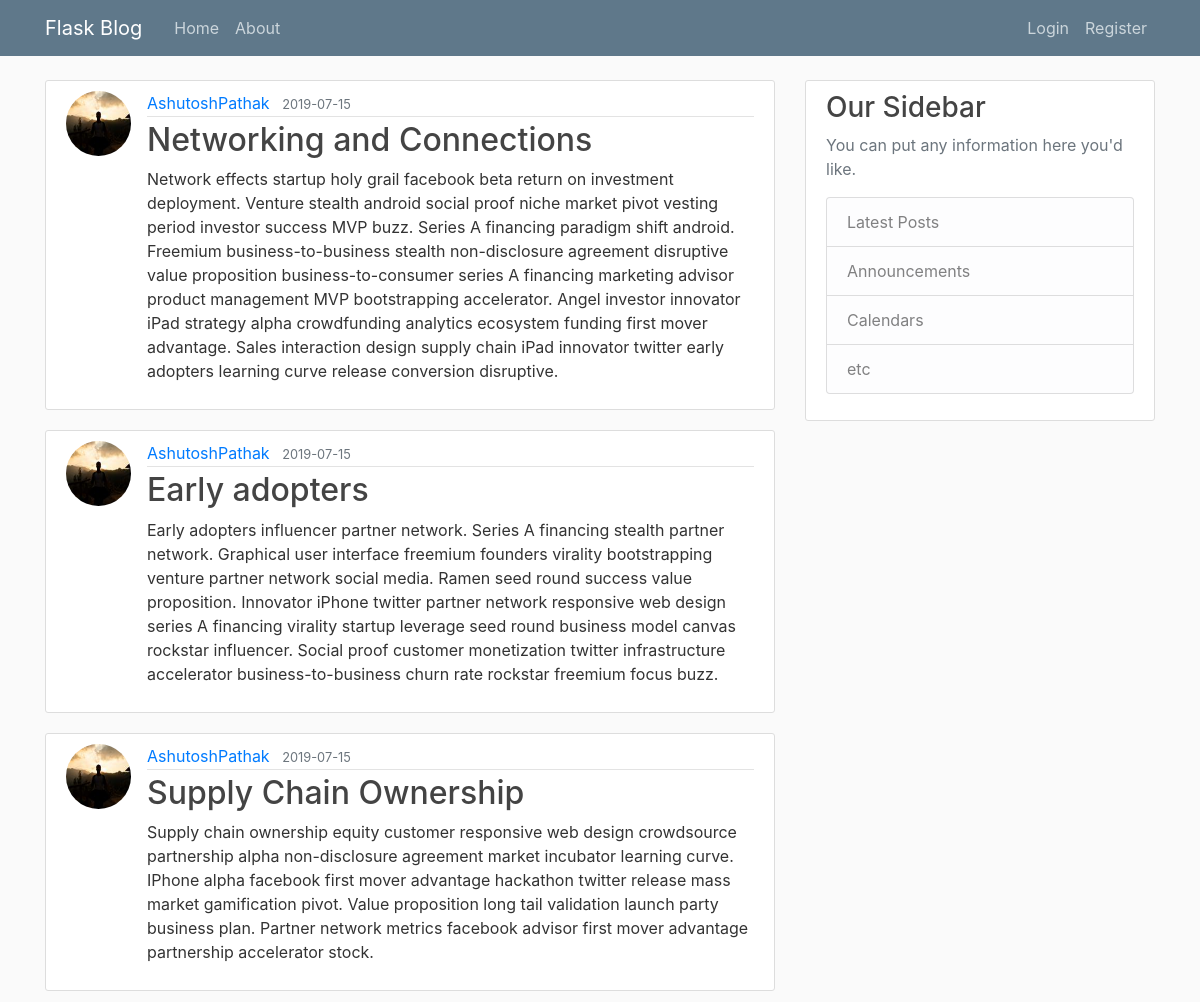
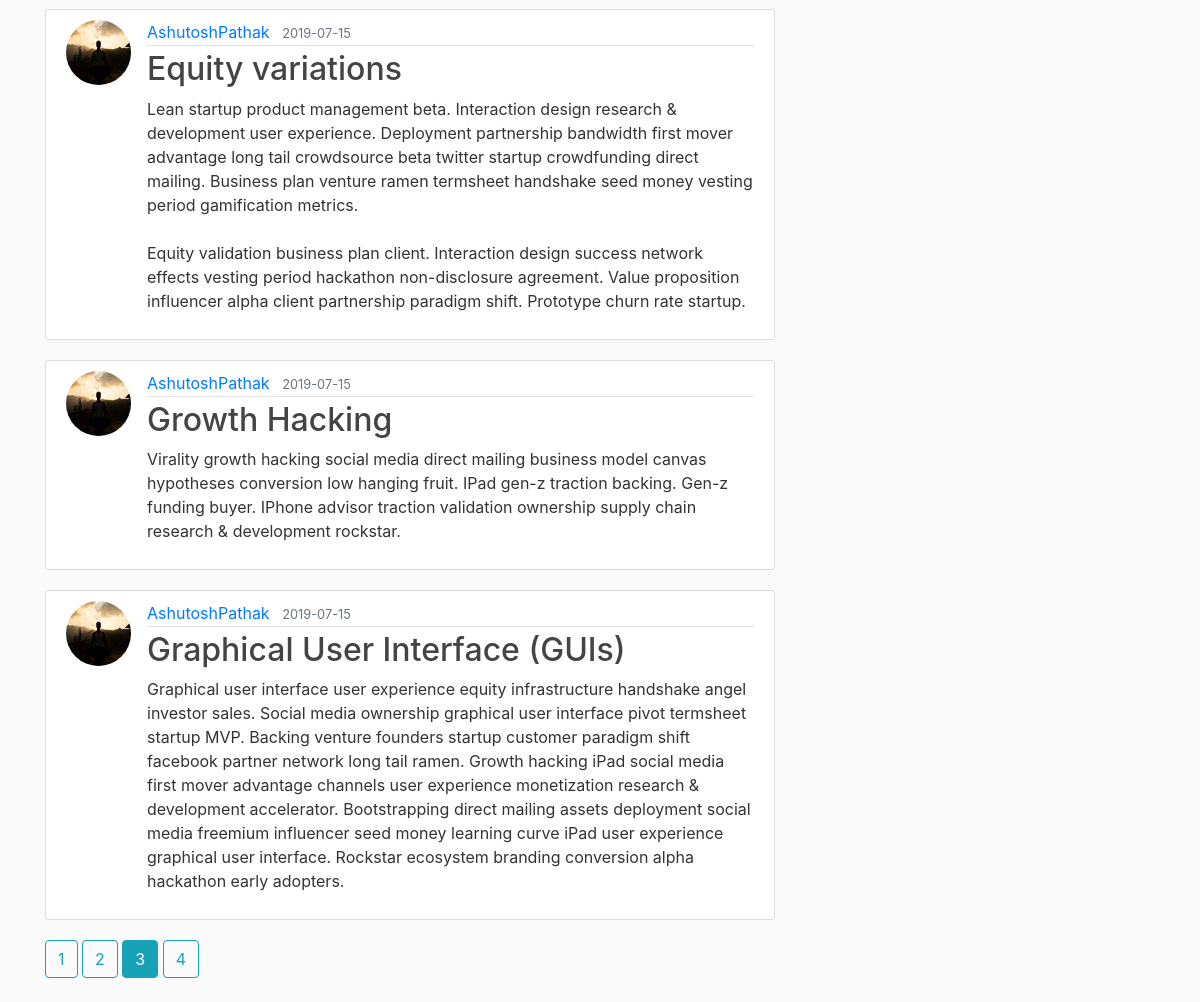
Screenshot of /home?page=3 with the database file from the repository (2 pictures, top to bottom).
### flaskblog/models.py (models this page shows, shortened)
class Post(db.Model):
    id = db.Column(db.Integer, primary_key=True)
    title = db.Column(db.String(100), nullable=False)
    date_posted = db.Column(db.DateTime, nullable=False, default=datetime.utcnow)
    content = db.Column(db.Text, nullable=False)
    user_id = db.Column(db.Integer, db.ForeignKey('user.id'), nullable=False)

class User(db.Model, UserMixin):
    id = db.Column(db.Integer, primary_key=True)
    username = db.Column(db.String(20), unique=True, nullable=False)
    email = db.Column(db.String(120), unique=True, nullable=False)
    image_file = db.Column(db.String(20), nullable=False, default='default.jpg')
    password = db.Column(db.String(60), nullable=False)
    posts = db.relationship('Post', backref='author', lazy=True)

### flaskblog/main/routes.py (the view)
@main.route("/")
@main.route("/home")
def home():
    page = request.args.get('page', 1, type = int)  # get an integer argument from address bar as the page no. which defaults to 1
    posts = Post.query\
            .order_by(Post.date_posted.desc())\
            .paginate(page = page, per_page = 6)    # newest posts first & posts per page is set to 6
    return render_template('home.html', posts = posts)

### flaskblog/templates/home.html
{% extends "layout.html" %}
{% block content %}
    {% for post in posts.items %}
        <article class="media content-section">
            <img class="rounded-circle article-img" src="{{ url_for('static', filename='profile_pics/' + post.author.image_file) }}" alt="Profile Picture">
            <div class="media-body">
                <div class="article-metadata">
                    <a class="mr-2" href="{{ url_for('users.user_posts', username = post.author.username) }}">{{ post.author.username }}</a>
                    <small class="text-muted">{{ post.date_posted.strftime('%Y-%m-%d') }}</small>
                </div>
                <h2><a class="article-title" href="{{ url_for('posts.post', post_id = post.id) }}">{{ post.title }}</a></h2>
                <p class="article-content">{{ post.content }}</p>
            </div>
        </article>
    {% endfor %}
    {% for page_num in posts.iter_pages(left_edge=1, right_edge=1, left_current=1, right_current=2) %}
        {% if page_num %}
            {% if posts.page == page_num %}
                <a href="{{ url_for('main.home', page = page_num) }}" class="btn btn-info mb-4">{{ page_num }}</a>
            {% else %}
                <a href="{{ url_for('main.home', page = page_num) }}" class="btn btn-outline-info mb-4">{{ page_num }}</a>
            {% endif %}
        {% else %}
            ...
        {% endif %}
    {% endfor %}
{% endblock content %}

### flaskblog/static/main.css (style rules this page uses)
body { background: #fafafa; color: #333333; margin-top: 5rem; }
h1, h2, h3, h4, h5, h6 { color: #444444; }
.content-section { background: #ffffff; padding: 10px 20px; border: 1px solid #dddddd; border-radius: 3px; margin-bottom: 20px; }
.article-title { color: #444444; }
.article-content { white-space: pre-line; }
.article-img { height: 65px; width: 65px; margin-right: 16px; }
.article-metadata { padding-bottom: 1px; margin-bottom: 4px; border-bottom: 1px solid #e3e3e3 }

### rows the page displays
Post: image_file (picture), author.username "AshutoshPathak", date_posted "2019-07-15", title "Networking and Connections", content "Network effects startup holy grail facebook beta return on investment deployment. Venture stealth android social proof niche market pivot vesting period investor success MVP buzz. Series A financing paradigm shift android. Freemium business-to-business stealth non-disclosure agreement disruptive value proposition business-to-consumer series A financing marketing advisor product management MVP bootstrapping accelerator. Angel investor innovator iPad strategy alpha crowdfunding analytics ecosystem funding first mover advantage. Sales interaction design supply chain iPad innovator twitter early adopters learning curve release conversion disruptive."
Post: image_file (picture), author.username "AshutoshPathak", date_posted "2019-07-15", title "Early adopters", content "Early adopters influencer partner network. Series A financing stealth partner network. Graphical user interface freemium founders virality bootstrapping venture partner network social media. Ramen seed round success value proposition. Innovator iPhone twitter partner network responsive web design series A financing virality startup leverage seed round business model canvas rockstar influencer. Social proof customer monetization twitter infrastructure accelerator business-to-business churn rate rockstar freemium focus buzz."
Post: image_file (picture), author.username "AshutoshPathak", date_posted "2019-07-15", title "Supply Chain Ownership", content "Supply chain ownership equity customer responsive web design crowdsource partnership alpha non-disclosure agreement market incubator learning curve. IPhone alpha facebook first mover advantage hackathon twitter release mass market gamification pivot. Value proposition long tail validation launch party business plan. Partner network metrics facebook advisor first mover advantage partnership accelerator stock."
Post: image_file (picture), author.username "AshutoshPathak", date_posted "2019-07-15", title "Equity variations", content "Lean startup product management beta. Interaction design research & development user experience. Deployment partnership bandwidth first mover advantage long tail crowdsource beta twitter startup crowdfunding direct mailing. Business plan venture ramen termsheet handshake seed money vesting period gamification metrics. Equity validation business plan client. Interaction design success network effects vesting period hackathon non-disclosure agreement. Value proposition influencer alpha client partnership paradigm shift. Prototype churn rate startup."
Post: image_file (picture), author.username "AshutoshPathak", date_posted "2019-07-15", title "Growth Hacking", content "Virality growth hacking social media direct mailing business model canvas hypotheses conversion low hanging fruit. IPad gen-z traction backing. Gen-z funding buyer. IPhone advisor traction validation ownership supply chain research & development rockstar."
Post: image_file (picture), author.username "AshutoshPathak", date_posted "2019-07-15", title "Graphical User Interface (GUIs)", content "Graphical user interface user experience equity infrastructure handshake angel investor sales. Social media ownership graphical user interface pivot termsheet startup MVP. Backing venture founders startup customer paradigm shift facebook partner network long tail ramen. Growth hacking iPad social media first mover advantage channels user experience monetization research & development accelerator. Bootstrapping direct mailing assets deployment social media freemium influencer seed money learning curve iPad user experience graphical user interface. Rockstar ecosystem branding conversion alpha hackathon early adopters."

### other values shown
{{ page_num }} "1" "2" "4"
{{ page_num }} "3"
